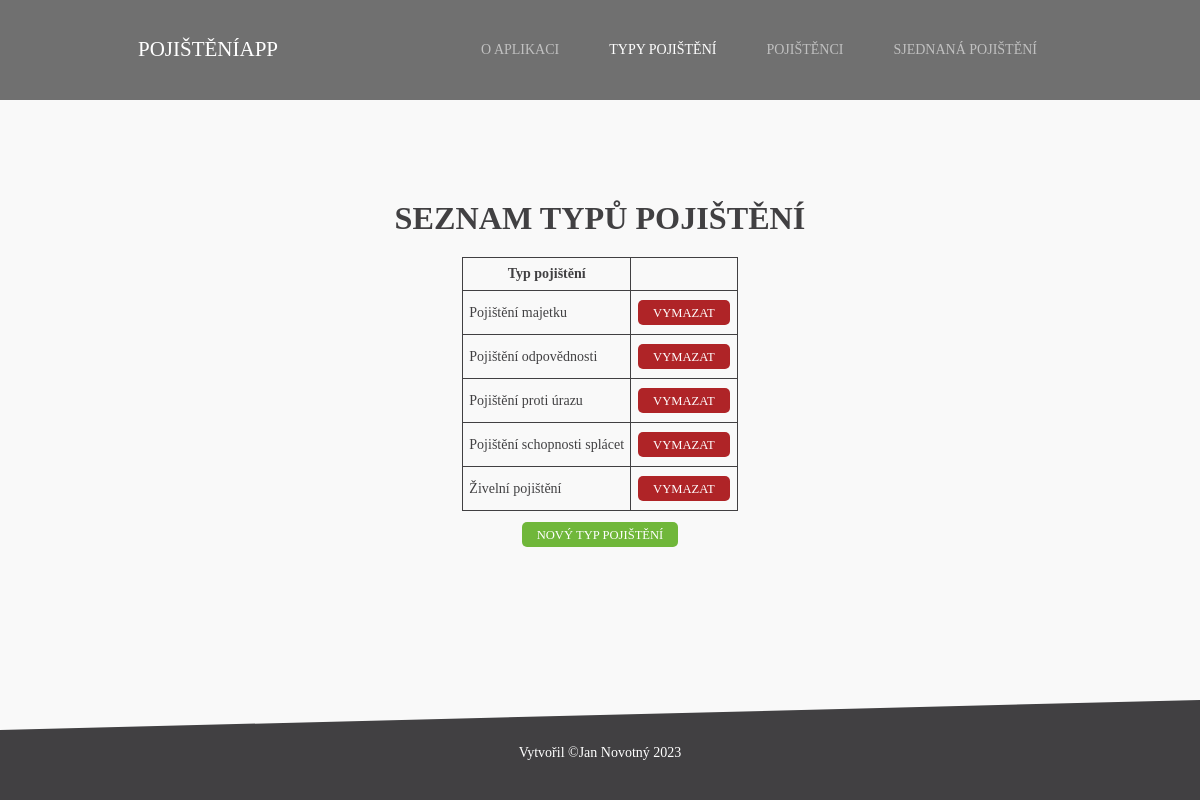
/pojisteniapp/typy-pojisteni/, run on the app's committed database.
### pojisteniapp/models.py (models this page shows)
class TypPojisteni(models.Model):
    jmeno = models.CharField('Typ pojištění', max_length=30)
    def __str__(self) -> str:
        return f'{self.jmeno}'
    class Meta:
        ordering = ['jmeno']

### pojisteniapp/views.py (the view)
# urls.py: path('typy-pojisteni/', views.TypPojisteniListView.as_view(), name= 'typy-pojisteni'),
class TypPojisteniListView(generic.ListView):
    model = TypPojisteni
    paginate_by = 6
    template_name = 'pojisteniapp/typ-pojisteni_list.html'

### pojisteniapp/templates/pojisteniapp/typ-pojisteni_list.html
{% extends "base_generic.html" %}
{% block content %}
  <h1 class= 'list-header'>Seznam typů pojištění</h1>
  {% if typpojisteni_list %}
  <table  class= 'list-table'>
    <thead>
      <th>Typ pojištění</th>
    </thead>
    {% for typpojisteni in typpojisteni_list %}
      <tr>
        <td class = 'td-typ-pojisteni'>
          {{ typpojisteni }}
        </td>
        <td>
          <a class = 'button destructor' href="{% url 'typ-pojisteni_delete' typpojisteni.id%}"> Vymazat</a>
        </td>
      </tr>
    {% endfor %}
  </table>
  {% else %}
    <p>Zatím nejsou nabízeny žádné typy pojištění.</p>
  {% endif %}
{% endblock %}
{% block register_entity%}
<div class= 'outside-list-button-container'>
<a class = 'button constructor' href="{% url 'typ-pojisteni_create'%}"> Nový typ pojištění </a>
</div>
{% endblock %}

### pojisteniapp/static/css/styles.css (style rules this page uses)
* { box-sizing: border-box; }
body { font: 14px Poppins; color: #414042; background: #f9f9f9; display: flex; flex-direction: column; box-sizing: border-box; margin: 0; padding-top: 100px; min-width: 1060px; min-height: 100vh; justify-content: space-between; }
h1 { margin: 20px 0; font-size: 2.3em; font-weight: bold; text-transform: uppercase; width: max-content; }
table { margin: 10px 5px; }
table, th, td { border: 1px solid; border-collapse: collapse; }
th { padding: 8px 6px; text-align: center; }
td { padding: 8px 6px; text-align: right; }
.button { color: white; font-size: 0.9em; text-transform: uppercase; text-decoration: none; padding: 6px 15px; height: 25px; border-radius: 5px; margin: 1px; display: inline-block }
.constructor { background: #70b73a; }
.destructor { background: #af2427; }
.list-table { margin: 5px auto }
.outside-list-button-container { text-align: center; margin-top: 10px; }
.list-header { margin-left: auto; margin-right: auto; }
.td-typ-pojisteni, .td-jmeno-pojistence { text-align: left; }

### data on the page
TypPojisteni: jmeno "Pojištění majetku"
TypPojisteni: jmeno "Pojištění odpovědnosti"
TypPojisteni: jmeno "Pojištění proti úrazu"
TypPojisteni: jmeno "Pojištění schopnosti splácet"
TypPojisteni: jmeno "Živelní pojištění"
